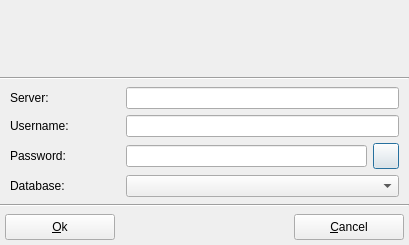
<ui version="4.0" >
 <class>UiMSSqlConnectionBase</class>
 <widget class="QDialog" name="UiMSSqlConnectionBase" >
  <property name="geometry" >
   <rect>
    <x>0</x>
    <y>0</y>
    <width>409</width>
    <height>245</height>
   </rect>
  </property>
  <property name="minimumSize" >
   <size>
    <width>409</width>
    <height>245</height>
   </size>
  </property>
  <property name="maximumSize" >
   <size>
    <width>409</width>
    <height>245</height>
   </size>
  </property>
  <property name="windowTitle" >
   <string>MS SQL Connection Assistant</string>
  </property>
  <layout class="QGridLayout" >
   <property name="leftMargin" >
    <number>0</number>
   </property>
   <property name="topMargin" >
    <number>0</number>
   </property>
   <property name="rightMargin" >
    <number>0</number>
   </property>
   <property name="bottomMargin" >
    <number>0</number>
   </property>
   <item row="0" column="0" >
    <widget class="QLabel" name="label" >
     <property name="minimumSize" >
      <size>
       <width>409</width>
       <height>69</height>
      </size>
     </property>
     <property name="maximumSize" >
      <size>
       <width>409</width>
       <height>69</height>
      </size>
     </property>
     <property name="pixmap" >
      <pixmap resource="../../resource/dms.qrc" >:/banner/images/mssql2005_banner.png</pixmap>
     </property>
    </widget>
   </item>
   <item row="1" column="0" >
    <widget class="Line" name="line_2" >
     <property name="orientation" >
      <enum>Qt::Horizontal</enum>
     </property>
    </widget>
   </item>
   <item row="2" column="0" >
    <layout class="QGridLayout" >
     <item row="0" column="0" >
      <spacer>
       <property name="orientation" >
        <enum>Qt::Horizontal</enum>
       </property>
       <property name="sizeType" >
        <enum>QSizePolicy::Fixed</enum>
       </property>
       <property name="sizeHint" >
        <size>
         <width>10</width>
         <height>20</height>
        </size>
       </property>
      </spacer>
     </item>
     <item row="0" column="1" >
      <layout class="QGridLayout" >
       <item row="0" column="0" >
        <layout class="QHBoxLayout" >
         <item>
          <widget class="QLabel" name="labelHost" >
           <property name="minimumSize" >
            <size>
             <width>110</width>
             <height>0</height>
            </size>
           </property>
           <property name="maximumSize" >
            <size>
             <width>110</width>
             <height>16777215</height>
            </size>
           </property>
           <property name="text" >
            <string>Server:</string>
           </property>
          </widget>
         </item>
         <item>
          <widget class="QLineEdit" name="lineEditoHost" />
         </item>
        </layout>
       </item>
       <item row="1" column="0" >
        <layout class="QHBoxLayout" >
         <item>
          <widget class="QLabel" name="labelUser" >
           <property name="minimumSize" >
            <size>
             <width>110</width>
             <height>0</height>
            </size>
           </property>
           <property name="maximumSize" >
            <size>
             <width>110</width>
             <height>16777215</height>
            </size>
           </property>
           <property name="text" >
            <string>Username:</string>
           </property>
          </widget>
         </item>
         <item>
          <widget class="QLineEdit" name="lineEditUser" />
         </item>
        </layout>
       </item>
       <item row="2" column="0" >
        <layout class="QHBoxLayout" >
         <item>
          <widget class="QLabel" name="labelPassword" >
           <property name="minimumSize" >
            <size>
             <width>110</width>
             <height>0</height>
            </size>
           </property>
           <property name="maximumSize" >
            <size>
             <width>110</width>
             <height>16777215</height>
            </size>
           </property>
           <property name="text" >
            <string>Password:</string>
           </property>
          </widget>
         </item>
         <item>
          <widget class="QLineEdit" name="lineEditPassword" >
           <property name="echoMode" >
            <enum>QLineEdit::Password</enum>
           </property>
          </widget>
         </item>
         <item>
          <widget class="QPushButton" name="btnCheckConnection" >
           <property name="minimumSize" >
            <size>
             <width>26</width>
             <height>26</height>
            </size>
           </property>
           <property name="maximumSize" >
            <size>
             <width>26</width>
             <height>26</height>
            </size>
           </property>
           <property name="text" >
            <string/>
           </property>
           <property name="icon" >
            <iconset resource="../../resource/dms.qrc" >:/picture/16/images/16x16/reload_16.png</iconset>
           </property>
          </widget>
         </item>
        </layout>
       </item>
       <item row="3" column="0" >
        <layout class="QHBoxLayout" >
         <item>
          <widget class="QLabel" name="labelDatabase" >
           <property name="minimumSize" >
            <size>
             <width>110</width>
             <height>0</height>
            </size>
           </property>
           <property name="maximumSize" >
            <size>
             <width>110</width>
             <height>16777215</height>
            </size>
           </property>
           <property name="text" >
            <string>Database:</string>
           </property>
          </widget>
         </item>
         <item>
          <widget class="QComboBox" name="comboBoxDatabase" />
         </item>
        </layout>
       </item>
      </layout>
     </item>
     <item row="0" column="2" >
      <spacer>
       <property name="orientation" >
        <enum>Qt::Horizontal</enum>
       </property>
       <property name="sizeType" >
        <enum>QSizePolicy::Fixed</enum>
       </property>
       <property name="sizeHint" >
        <size>
         <width>10</width>
         <height>20</height>
        </size>
       </property>
      </spacer>
     </item>
    </layout>
   </item>
   <item row="3" column="0" >
    <widget class="Line" name="line_3" >
     <property name="orientation" >
      <enum>Qt::Horizontal</enum>
     </property>
    </widget>
   </item>
   <item row="4" column="0" >
    <layout class="QHBoxLayout" >
     <item>
      <spacer>
       <property name="orientation" >
        <enum>Qt::Horizontal</enum>
       </property>
       <property name="sizeType" >
        <enum>QSizePolicy::Fixed</enum>
       </property>
       <property name="sizeHint" >
        <size>
         <width>5</width>
         <height>20</height>
        </size>
       </property>
      </spacer>
     </item>
     <item>
      <layout class="QHBoxLayout" >
       <item>
        <widget class="QPushButton" name="btnOk" >
         <property name="minimumSize" >
          <size>
           <width>110</width>
           <height>26</height>
          </size>
         </property>
         <property name="maximumSize" >
          <size>
           <width>110</width>
           <height>26</height>
          </size>
         </property>
         <property name="text" >
          <string>&amp;Ok</string>
         </property>
        </widget>
       </item>
       <item>
        <spacer>
         <property name="orientation" >
          <enum>Qt::Horizontal</enum>
         </property>
         <property name="sizeHint" >
          <size>
           <width>40</width>
           <height>20</height>
          </size>
         </property>
        </spacer>
       </item>
       <item>
        <widget class="QPushButton" name="btnCancel" >
         <property name="minimumSize" >
          <size>
           <width>110</width>
           <height>26</height>
          </size>
         </property>
         <property name="maximumSize" >
          <size>
           <width>110</width>
           <height>26</height>
          </size>
         </property>
         <property name="text" >
          <string>&amp;Cancel</string>
         </property>
        </widget>
       </item>
      </layout>
     </item>
     <item>
      <spacer>
       <property name="orientation" >
        <enum>Qt::Horizontal</enum>
       </property>
       <property name="sizeType" >
        <enum>QSizePolicy::Fixed</enum>
       </property>
       <property name="sizeHint" >
        <size>
         <width>5</width>
         <height>20</height>
        </size>
       </property>
      </spacer>
     </item>
    </layout>
   </item>
  </layout>
 </widget>
 <resources>
  <include location="../../resource/dms.qrc" />
 </resources>
 <connections/>
</ui>
